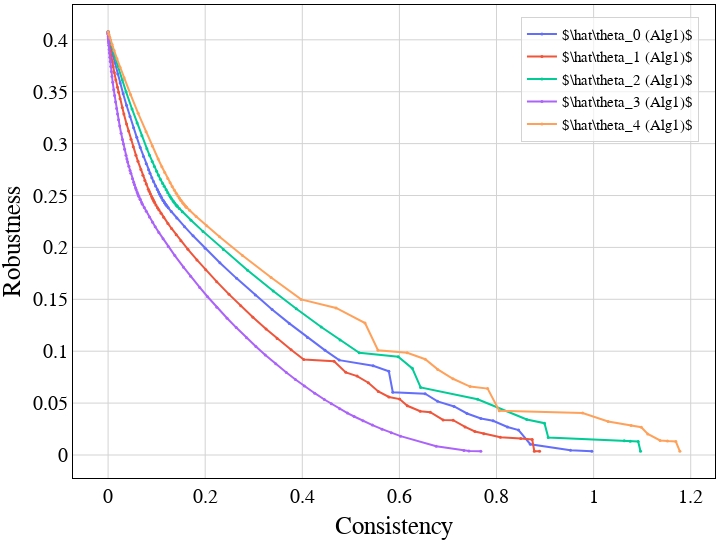

Notebook code cell kept with this figure:
### Code cell
colors = px.colors.qualitative.Plotly
nc = len(colors)
font_family = 'Times New Roman'
font_color = 'black'
width, height = 720, 540

params = {
    'ROAR': {
        'name': 'ROAR',
        'symbol': 'star',
        'size': 5
    },
    'OPT': {
        'name': 'Alg1',
        'symbol': 'circle',
        'size': 3
    }
}

x_val = 'consistency'
y_val = 'robustness'

fig = go.Figure()
for alg in df_im['alg'].unique():
    for p in df_im['p'].unique():
        df_alg = df_im[(df_im['p'] == p) & (df_im['alg'] == alg)]
        mask = pareto_frontier(df_alg[y_val], df_alg[x_val])
        df_alg = df_alg.iloc[mask]
        
        t = '\\theta_{p}'.format(p=f'{int(p)}')
        a = '{alg}'.format(alg=params[alg]['name'])
        name = r'$\hat{theta} ({a})$'.format(theta=t, a=params[alg]['name'])

        fig.add_trace(go.Scatter(
            x = df_alg[x_val],
            y = df_alg[y_val],
            marker = dict(color=colors[p], symbol=params[alg]['symbol'], size=params[alg]['size']),
            mode = 'markers+lines',
            name = name,
            customdata=df_alg['beta'],
            hovertemplate='consistency: %{x}<br>robustness: %{y}<br>beta: %{customdata}'
        ))

fig.update_xaxes(
    title=dict(
        text=x_val.capitalize(),
        font=dict(
            family=font_family,
            color=font_color,
            size=25
        )
        ), 
    showline=True, 
    mirror=True,
    linecolor='black', 
    gridcolor='lightgrey', 
    zerolinewidth=1,
    zerolinecolor='lightgrey',
    )

fig.update_yaxes(
    title=dict(
        text=y_val.capitalize(),
        font=dict(
            family=font_family,
            color=font_color,
            size=25
        ), 
        ), 
    showline=True, 
    mirror=True,
    linecolor='black', 
    gridcolor='lightgrey',
    zerolinewidth=1,
    zerolinecolor='lightgrey',
    )

fig.update_layout(
    legend=dict(
        # y=0.975, 
        # y=0.0255, 
        x=0.975, 
        y=0.975, 
        xanchor='right',
        font=dict(
            family=font_family,
            color=font_color,
            size=15
            ), 
        bgcolor='rgba(255, 255, 255, 0.7)',
        bordercolor='lightgrey',
        borderwidth=1,
        entrywidth=0.1,
        entrywidthmode='pixels',
        ),
    margin=dict(t=5, b=0, l=1, r=5),
    width=width,
    height=height,
    plot_bgcolor='white',
    paper_bgcolor='white',
    xaxis=dict(
        tickfont=dict(
            family=font_family,
            color=font_color,
            size=20,
        ),
    ),
    yaxis=dict(
        tickfont=dict(
            family=font_family,
            color=font_color,
            size=20
        )
    )
    )

print('LR', dataset.name.upper(), 'Actionable', 'Hardmax')
fig.show()
